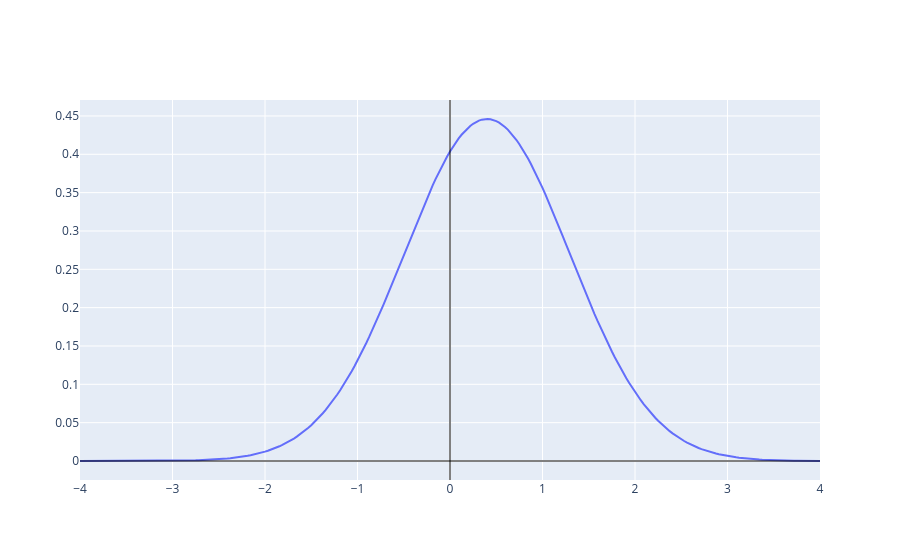

Here is the notebook cell this chart was saved with:
### Code cell
if __name__ == '__main__' and '__file__' not in globals():
  loc_given_sensor = _get_pxgy(pygx=sensor, px=location)
  loc = lambda x: loc_given_sensor(x, reading)
  _plot_function(loc, (-4, 4))

### Figure 1 — Plotly figure (JSON) as saved in the notebook; plotly's stock layout.template omitted (floating-point values rounded to 4 significant figures; data arrays with more than 128 entries replaced by an {"elided": "..."} marker saying what was removed)
{"data": [{"mode": "lines", "type": "scatter", "x": {"elided": "257 float values"}, "y": {"elided": "257 float values"}}], "layout": {"shapes": [{"line": {"color": "black", "width": 1}, "type": "line", "x0": 0, "x1": 1, "xref": "x domain", "y0": 0, "y1": 0, "yref": "y"}, {"line": {"color": "black", "width": 1}, "type": "line", "x0": 0, "x1": 0, "xref": "x", "y0": 0, "y1": 1, "yref": "y domain"}]}}
